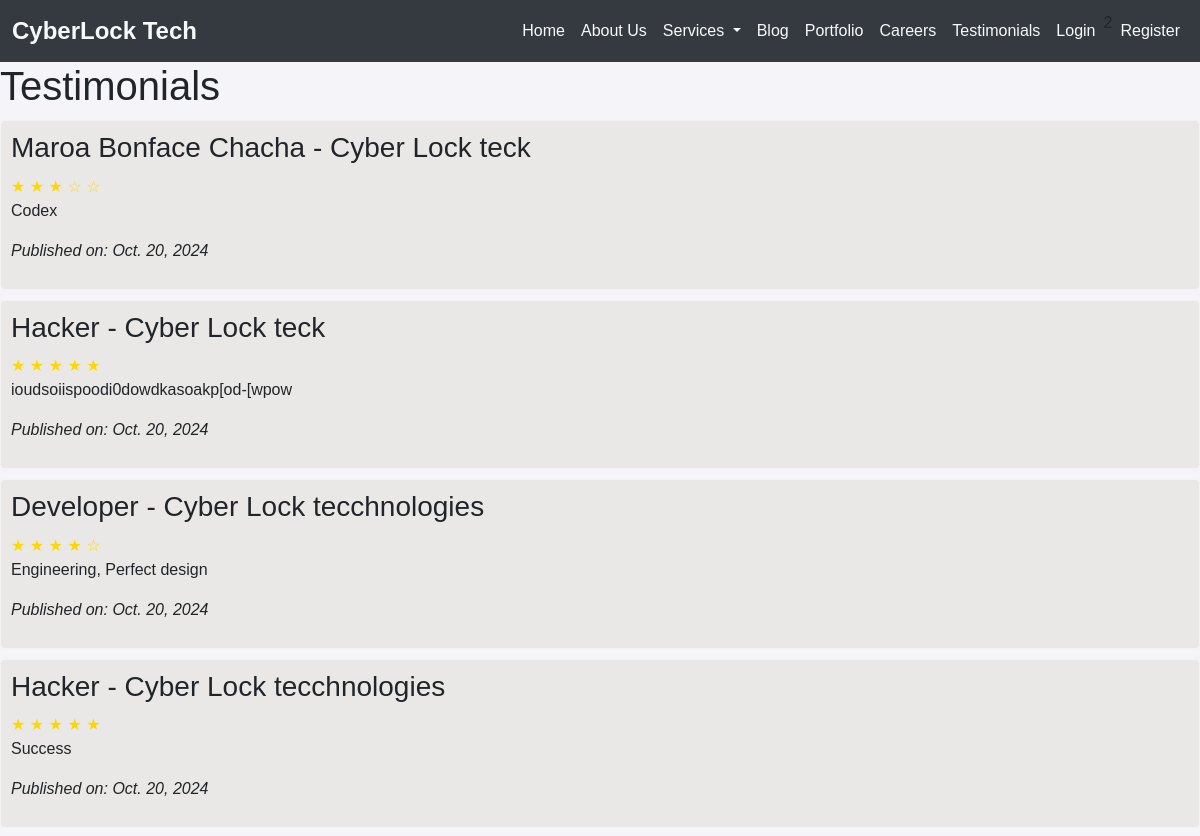
The page /testimonials/ (upper part) on the database as committed earlier.
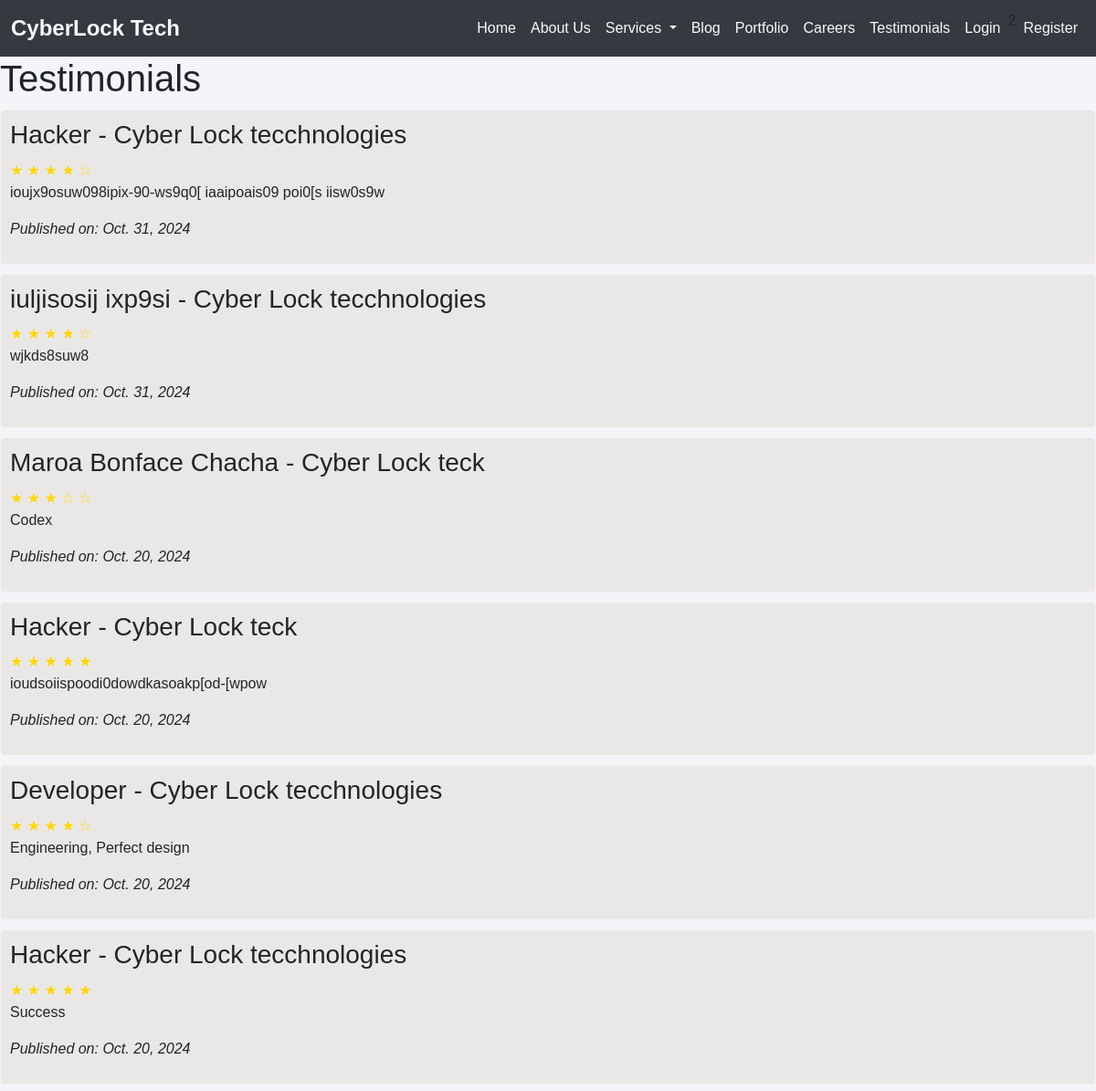
The same page on the database as committed later.
### coreapp/models.py (models this page shows, shortened)
class Testimonial(models.Model):
    name = models.CharField(max_length=100)
    company = models.CharField(max_length=100, blank=True)
    feedback = models.TextField()
    rating = models.PositiveIntegerField()  # Rating from 1 to 5
    profile_picture = models.ImageField(upload_to='testimonial_pictures/', blank=True)
    published_date = models.DateField(auto_now_add=True)
    class Meta:
        ordering = ['-published_date']
        verbose_name = "Testimonial"
        verbose_name_plural = "Testimonials"

### coreapp/views.py (the view)
# urls.py: path('testimonials/', views.testimonial_list, name='testimonial_list'),
def testimonial_list(request):
    testimonials = Testimonial.objects.all()
    return render(request, 'testimonial_list.html', {'testimonials': testimonials})

### templates/testimonial_list.html (shortened to what this page needs)
{% include 'base.html'%}
{% load static %}
<!DOCTYPE html>
<html lang="en">
<head>
</head>
<body>
    <h1>Testimonials</h1>
    {% for testimonial in testimonials %}
    <div class="testimonial">
        <h3>{{ testimonial.name }}{% if testimonial.company %} - {{ testimonial.company }}{% endif %}</h3>
        <div class="rating">
            {% for i in "12345" %}
                {% if i|slice:":1" <= testimonial.rating|stringformat:"i" %}
                ★
                {% else %}
                ☆
                {% endif %}
            {% endfor %}
        </div>
        <p>{{ testimonial.feedback }}</p>
        <p><em>Published on: {{ testimonial.published_date }}</em></p>
    </div>
    {% empty %}
    <p>No testimonials available.</p>
    {% endfor %}
</body>
</html>

Rows that differ between the two databases and show on the page:
added Testimonial: name "Hacker", company "Cyber Lock tecchnologies", rating 4 (drawn), feedback "ioujx9osuw098ipix-90-ws9q0[ iaaipoais09 poi0[s iisw0s9w", published_date "Oct. 31, 2024"
added Testimonial: name "iuljisosij ixp9si", company "Cyber Lock tecchnologies", rating 4 (drawn), feedback "wjkds8suw8", published_date "Oct. 31, 2024"
